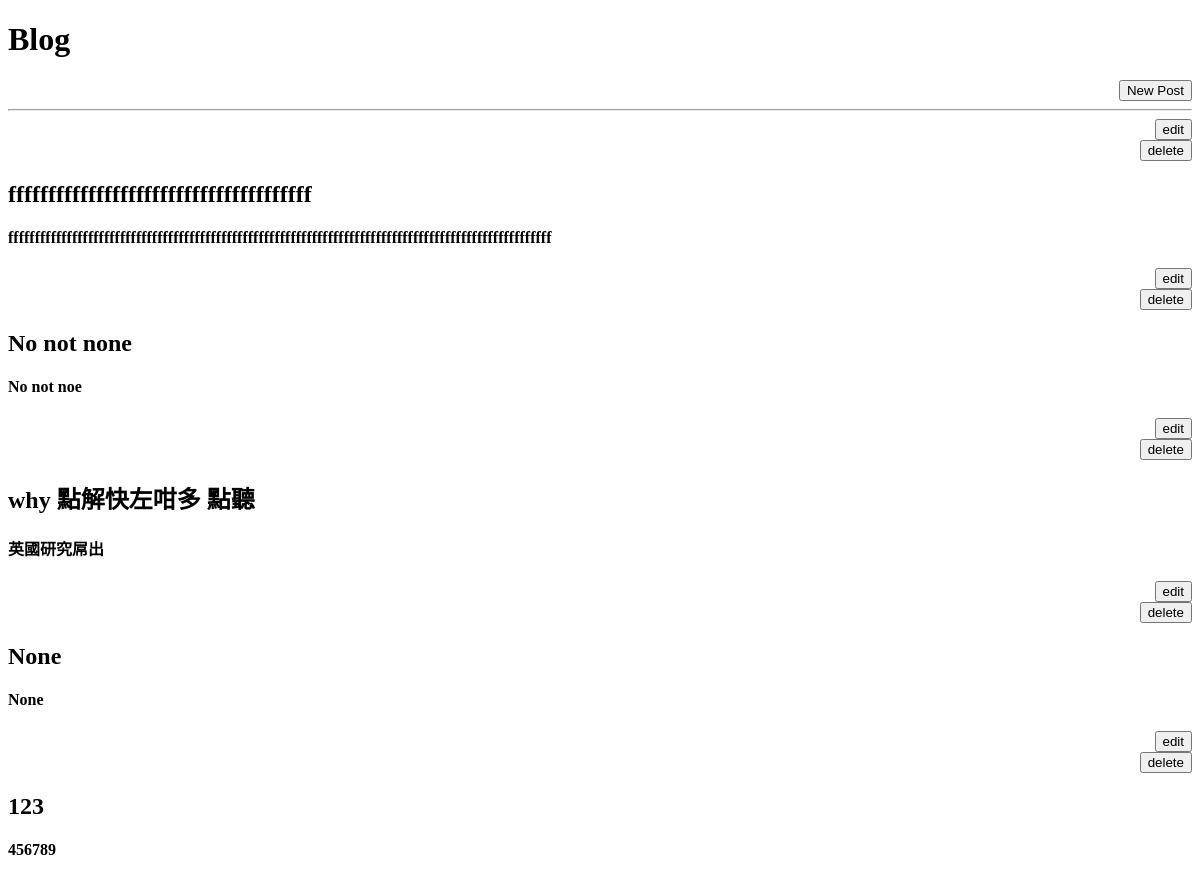
/blog/, run on an earlier commit of the app's database.
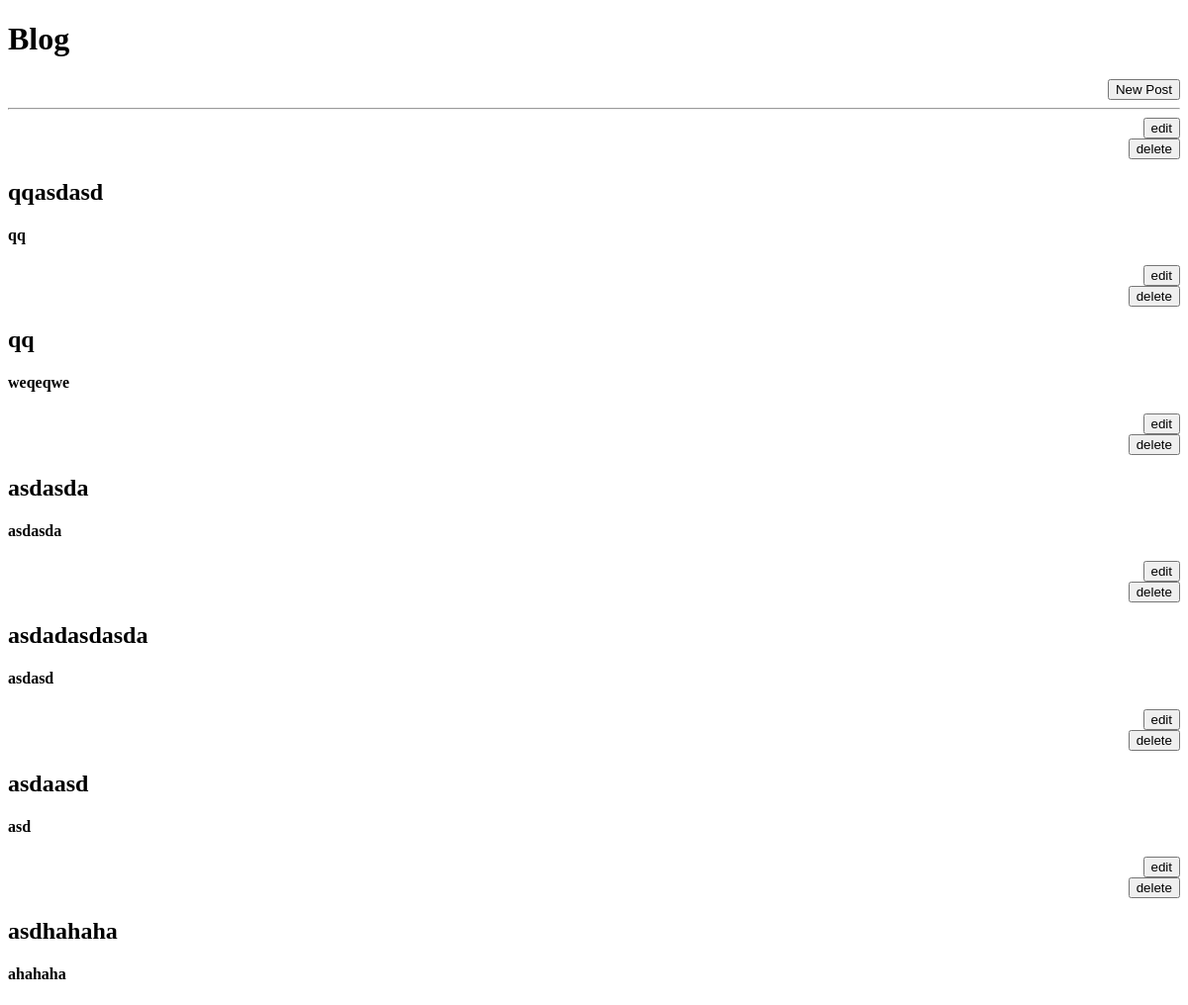
And on a later commit of the database.
### blog/models.py (models this page shows, shortened)
class post123(models.Model):
	title = models.CharField(max_length=500)
	content = models.CharField(max_length=500)

### blog/views.py (the view)
# urls.py: url(r'^blog/',include('blog.urls')),
def blog(request):
	post_list = post123.objects.all()
	if request.method == 'POST':
		pk = request.POST.get('pk')
		post123.objects.get(pk=pk).delete()
	return render(request, 'blog.html', {'post_list': post_list})

### blog/templates/blog.html (shortened to what this page needs)
<!DOCTYPE html>
<head>
	<body>
		<h1>Blog</h1>
<div align="right"><a href="/blog/post"><button>New Post</button></a></div><hr>
	{% for post in post_list %}
		<div align="right">
			<a href="/blog/edit?q={{ post.pk }}"><button>edit</button></a>
			<form action="" method="Post">
				<input type="submit" value="delete">
			</form>
		</div>
		<h2>{{post.title}}</h2>
		<h4>{{post.content}}</h4>
	{% endfor %}
</body>
</head>

What changed in the data, as far as the page shows it:
removed post123: title "ffffffffffffffffffffffffffffffffffffff", content "ffffffffffffffffffffffffffffffffffffffffffffffffffffffffffffffffffffffffffffffffffffffffffffffffffffff"
removed post123: title "No not none", content "No not noe"
removed post123: title "why 點解快左咁多 點聽", content "英國研究屌出"
removed post123: title "None", content "None"
removed post123: title "123", content "456789"
added post123: title "qqasdasd", content "qq"
added post123: title "qq", content "weqeqwe"
added post123: title "asdasda", content "asdasda"
added post123: title "asdadasdasda", content "asdasd"
added post123: title "asdaasd", content "asd"
added post123: title "asdhahaha", content "ahahaha"
